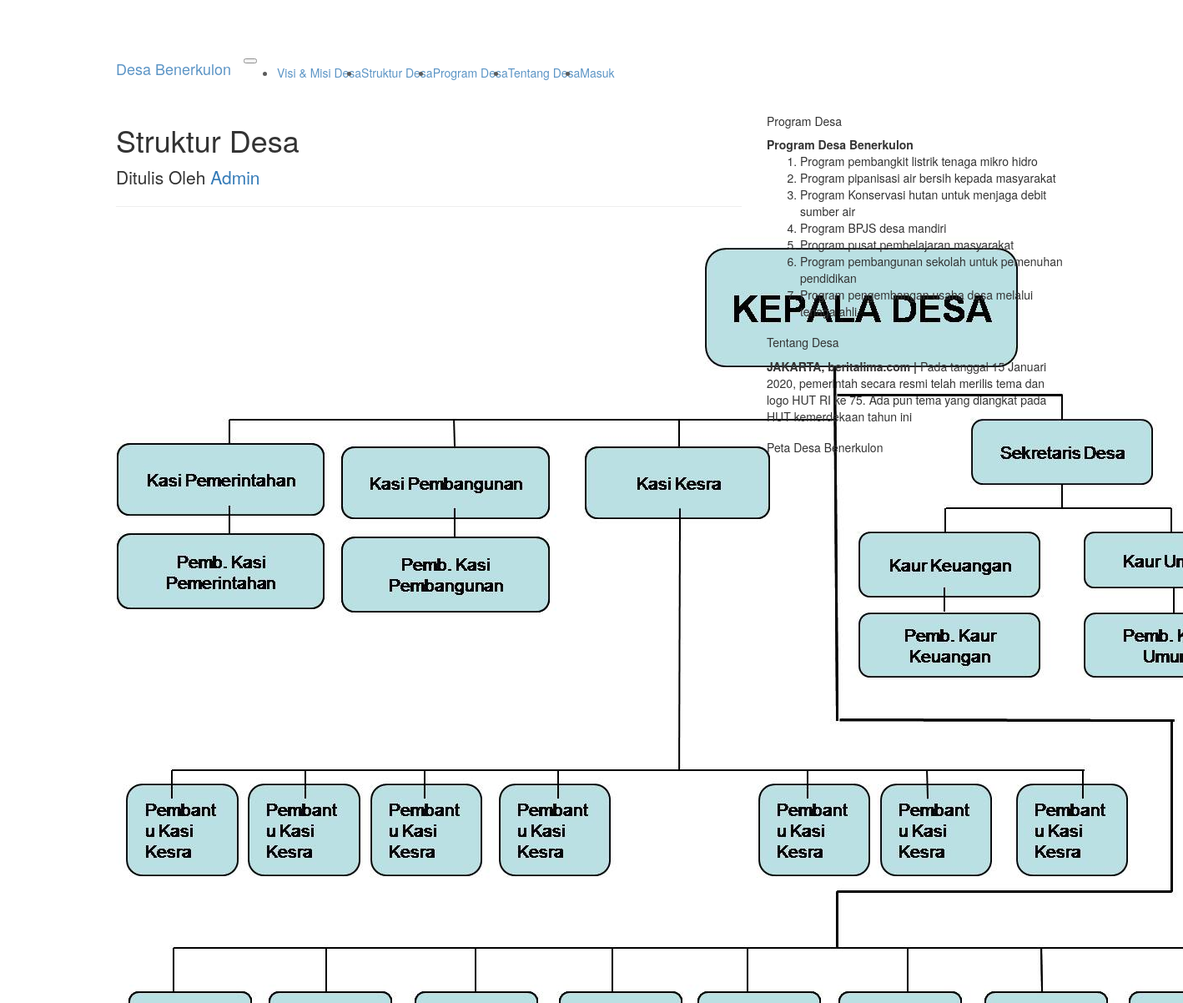
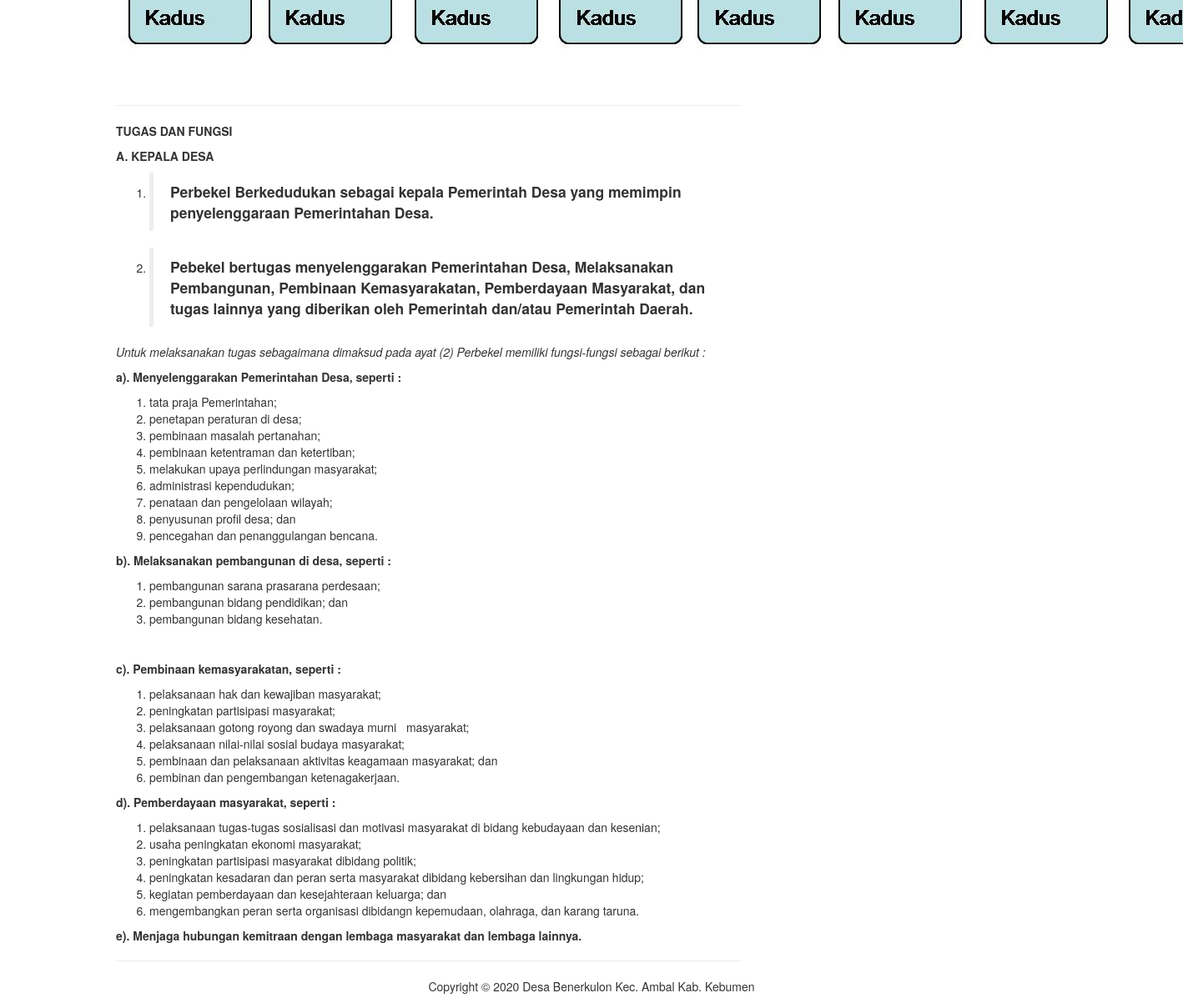
Screenshot of /index.php/post/struktur with the database file from the repository (2 pictures, top to bottom).
### tables this page shows
CREATE TABLE `struktur` (
  `id_struktur` int(11) NOT NULL,
  `foto` varchar(256) NOT NULL,
  `keterangan` text NOT NULL
);

CREATE TABLE `program` (
  `id_program` int(11) NOT NULL,
  `foto` varchar(256) NOT NULL,
  `program` text NOT NULL
);

CREATE TABLE `tentang` (
  `id_tentang` int(11) NOT NULL,
  `foto` varchar(256) NOT NULL,
  `tentang` text NOT NULL
);

### application/controllers/Post.php (called while the page is built, shortened)
<?php
class Post extends CI_Controller
{
    public function __construct()
    {
        $this->load->model('Visimisi_Model');
        $this->load->model('Program_Model');
        $this->load->model('Tentang_Model');
        $this->load->model('Struktur_Model');
        $this->load->model('Berita_Model');
    }
    public function struktur()
    {
        $data['tentang'] = $this->Tentang_Model->getTentangById(1);
        $data['berita'] = $this->Berita_Model->getAllBerita();
        $data['program'] = $this->Program_Model->getAllProgram();
        $data['struktur'] = $this->Struktur_Model->getStrukturById(1);
        $data['title'] = "Desa Benerkulon";
        $this->load->view('layout/p_header', $data);
        $this->load->view('post/struktur', $data);
        $this->load->view('layout/p_footer');
    }
}

### index.php (called while the page is built, shortened)
<?php
require_once BASEPATH.'core/CodeIgniter.php';

### application/models/Struktur_Model.php (called while the page is built, shortened)
<?php
class Struktur_Model extends CI_model
{
    public function getStrukturById($id)
    {
        return $this->db->get_where('struktur', ['id_struktur' => $id])->row_array();
    }
}

### application/models/Program_Model.php (called while the page is built, shortened)
<?php
class Program_Model extends CI_model
{
    public function getAllProgram()
    {
        return $this->db->get('program')->result_array();
    }
}

### application/models/Tentang_Model.php (called while the page is built, shortened)
<?php
class Tentang_Model extends CI_model
{
    public function getTentangById($id)
    {
        return $this->db->get_where('tentang', ['id_tentang' => $id])->row_array();
    }
}

### application/views/post/struktur.php (the view)
<div class="container">
    <div class="row">
        <div class="col-lg-8">
            <h1 class="mt-4">Struktur Desa</h1>
            <p class="lead">
                Ditulis Oleh
                <a>Admin</a>
            </p>
            <hr>
            <img class="img-fluid rounded" src="<?= base_url('assets/dist/img/') . $struktur['foto']; ?>" alt="">
            <hr>
            <?= $struktur['keterangan']; ?>
            <hr>

### application/views/layout/p_footer.php (shortened to what this page needs)
</div>
<div class="col-md-4">
    <div class="card my-4">
        <h5 class="card-header">Program Desa</h5>
        <div class="card-body">
            <div class="row">
                <div class="col-lg-12">
                    <ul class="list-unstyled mb-0">
                        <?php foreach ($program as $prg) : ?>
                            <li><?= $prg['program']; ?></li>
                        <?php endforeach; ?>
                    </ul>
                </div>
            </div>
        </div>
    </div>
    <div class="card my-4">
        <h5 class="card-header">Tentang Desa</h5>
        <div class="card-body">
            <div class="row">
                <div class="col-lg-12">
                    <ul class="list-unstyled mb-0">
                        <li><?= substr($tentang['tentang'], 0, 200); ?></li>
                    </ul>
                </div>
            </div>
        </div>
    </div>
    <div class="card my-4">
        <h5 class="card-header">Peta Desa Benerkulon</h5>
        <div class="card-body">
            <iframe src="https://www.google.com/maps/embed?pb=!1m18!1m12!1m3!1d15812.383638670517!2d109.73511022709833!3d-7.779654860293523!2m3!1f0!2f0!3f0!3m2!1i1024!2i768!4f13.1!3m3!1m2!1s0x2e7acf7128d52bfb%3A0x5027a76e3554090!2sBenerkulon%2C%20Kec.%20Ambal%2C%20Kabupaten%20Kebumen%2C%20Jawa%20Tengah!5e0!3m2!1sid!2sid!4v1607611828696!5m2!1sid!2sid" max-width="100%" height="auto" frameborder="0" style="border:0;" allowfullscreen="" aria-hidden="false" tabindex="0"></iframe>
        </div>
    </div>
</div>
</div>
</div>
<footer class="py-5 bg-dark">
    <div class="container">
        <p class="m-0 text-center text-white">Copyright &copy; <?= date('Y') ?> Desa Benerkulon Kec. Ambal Kab. Kebumen</p>
    </div>
</footer>
</body>
</html>

### assets/css/blog-home.css (style rules this page uses)
body { padding-top: 56px; }

### rows the page displays
struktur: foto (picture), keterangan "TUGAS DAN FUNGSI A. KEPALA DESA Perbekel Berkedudukan sebagai kepala Pemerintah Desa yang memimpin penyelenggaraan Pemerintahan Desa. Pebekel bertugas menyelenggarakan Pemerintahan Desa, Melaksanakan Pembangunan, Pembinaan Kemasyarakatan, Pemberdayaan Masyarakat, dan tugas lainnya yang diberikan oleh Pemerintah dan/atau Pemerintah Daerah. Untuk melaksanakan tugas sebagaimana dimaksud pada ayat (2) Perbekel memiliki fungsi-fungsi sebagai berikut : a). Menyelenggarakan Pemerintahan Desa, seperti : tata praja Pemerintahan; penetapan peraturan di desa; pembinaan masalah pertanahan; pembinaan ketentraman dan ketertiban; melakukan upaya perlindungan masyarakat; administrasi kependudukan; penataan…"
program: program "Program Desa Benerkulon Program pembangkit listrik tenaga mikro hidro Program pipanisasi air bersih kepada masyarakat Program Konservasi hutan untuk menjaga debit sumber air Program BPJS desa mandiri Program pusat pembelajaran masyarakat Program pembangunan sekolah untuk pemenuhan pendidikan Program pengembangan usaha desa melalui tenaga ahli"
tentang: tentang "JAKARTA, beritalima.com | Pada tanggal 15 Januari 2020, pemerintah secara resmi telah merilis tema dan logo HUT RI ke 75. Ada pun tema yang diangkat pada HUT kemerdekaan tahun ini"

### other values shown
$title "Desa Benerkulon"
